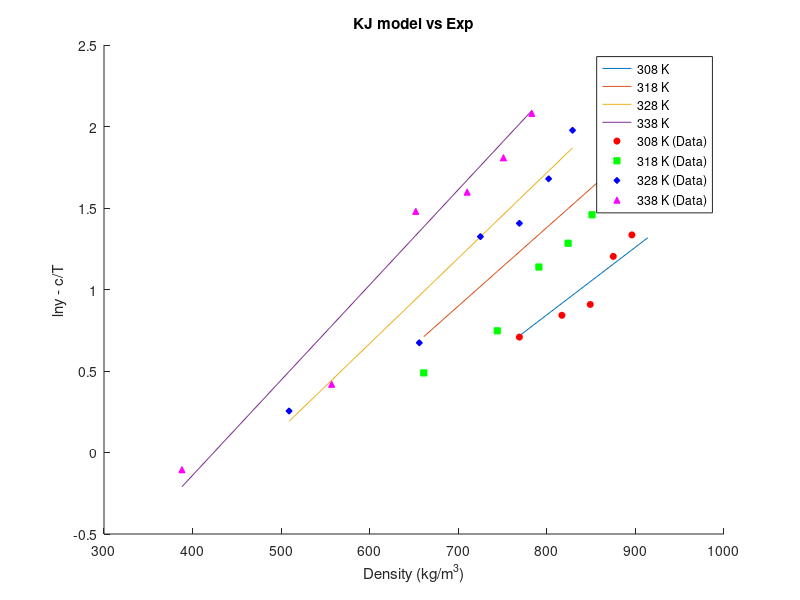
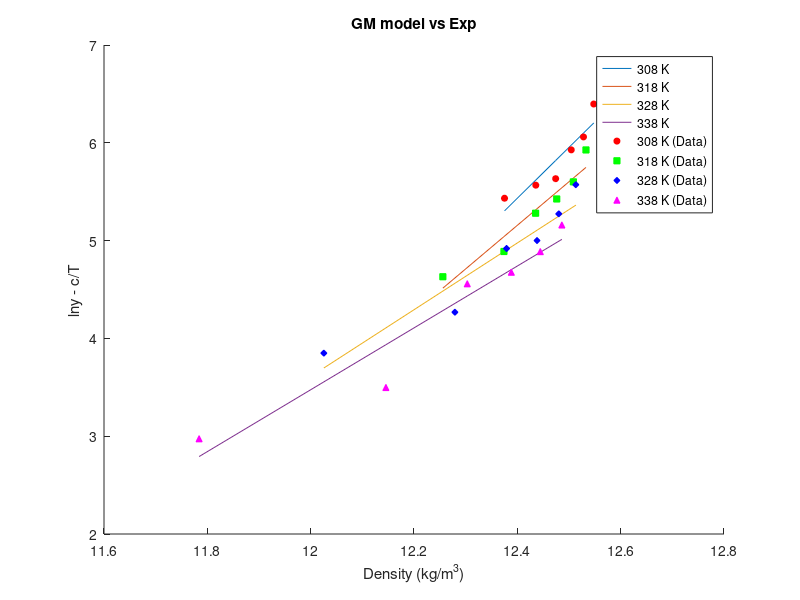
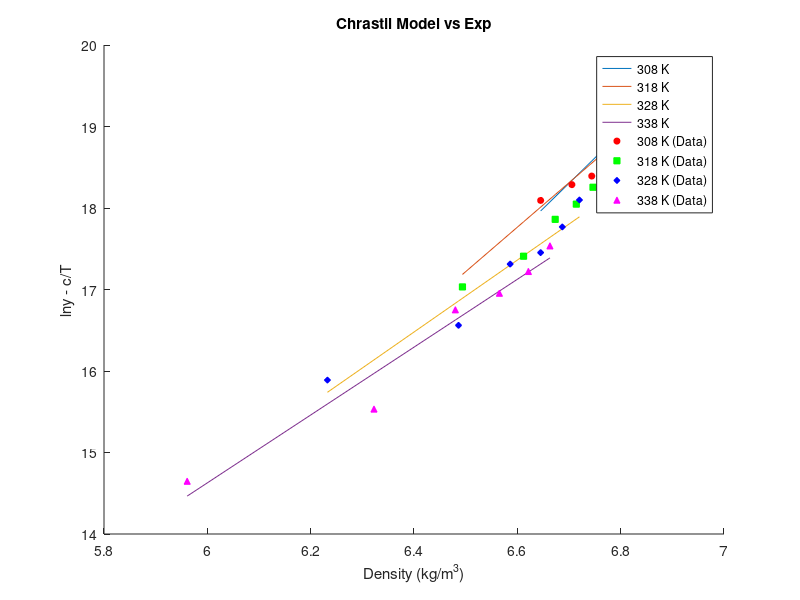
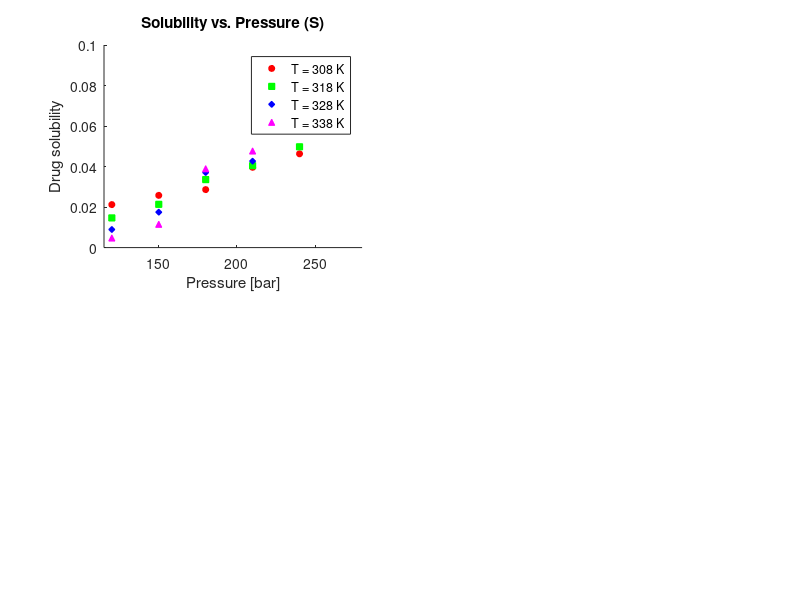

These figures' MATLAB source, in order: (Note: this script raises an error after producing the figures.)
clear;
% SC CO2 Thermo info
T_c_CO2 = 304.18;       % Critical Temp [Kelvin]
P_c_CO2 = 73.8;         % Critical Pressure [bar]
omega_CO2 = 0.225;      % Omega [-]

% Drug Thermo info
T_c_drug = 1149.5;      % Critical Temp [Kelvin]
P_c_drug = 10.57;       % Critical Pressure [bar]
omega_drug = 2.0964;    % Omega [-]

% Genral info
T = [308 318 328 338];              % Temp range

k_ij = [0.103 0.117 0.126 0.134];   % Binary interaction parameter for PR/KM EoS
R = 8.314;                          % Gas Constant [J/mol·K]

Mw_drug = 598.5;
Mw_CO2 = 44.01;
Mw_methanol = 32.04;

P = [120 150 180 210 240 270];                      % Pressure [bar]

rho_CO2 =   [769 817 849 875 896 914;
            661 744 791 824 851 872;
            509 656 725 769 802 829;
            388 557 652 710 751 783];               % Density [kg/m3]

y_1 =   [2.03 2.32 2.48 3.33 3.80 5.32;
        1.63 2.11 3.12 3.61 4.30 5.96;
        1.29 1.96 3.76 4.08 5.36 7.22;
        0.90 1.52 4.39 4.94 6.10 8.01]/10^6;        % mole fraction

y_b =   [2.03 2.32 2.48 3.33 3.80 5.32;
        1.63 2.11 3.12 3.61 4.30 5.96;
        1.29 1.96 3.76 4.08 5.36 7.22;
        0.90 1.52 4.39 4.94 6.10 8.01];        % mole fraction

S = zeros(4,6);
for j=1:4
    for i=1:6
        S(j,i) = (rho_CO2(j,i) * y_1(j,i) * Mw_drug)/(Mw_CO2 * (1 - y_1(j,i)));
    end
end
% S = S*100;
% C_drug = [0.021 0.026 0.029 0.039 0.046 0.066];     % solubility or concentration [g/L]


y_a = y_b/10^6;

ln_y_b = log(y_b);
ln_y_a = log(y_a);

% KJ Model info
a_KJ = -2.4761;
b_KJ = [0.0041509,0.0048209,0.0052409,0.0058409];
c_KJ = -4550.5306;

ln_y_KJ = zeros(4,6);
ln_y_KJ_cT = zeros(4,6);

for n=1:4
    for i=1:6
        ln_y_KJ(n,i) = a_KJ + b_KJ(n)*rho_CO2(n,i) + c_KJ/T(n);
        ln_y_KJ_cT(n,i) = ln_y_KJ(n,i) - c_KJ/T(n);

    end
end

figure(1);
hold on;

% Plot lines
plot(rho_CO2(1,:), ln_y_KJ_cT(1,:), 'DisplayName', '308 K');
plot(rho_CO2(2,:), ln_y_KJ_cT(2,:), 'DisplayName', '318 K');
plot(rho_CO2(3,:), ln_y_KJ_cT(3,:), 'DisplayName', '328 K');
plot(rho_CO2(4,:), ln_y_KJ_cT(4,:), 'DisplayName', '338 K');

% Scatter points
scatter(rho_CO2(1,:), ln_y_b(1,:), 20, 'r', 'o', 'MarkerFaceColor', 'r', 'DisplayName', '308 K (Data)');
scatter(rho_CO2(2,:), ln_y_b(2,:), 20, 'g', 's', 'MarkerFaceColor', 'g', 'DisplayName', '318 K (Data)');
scatter(rho_CO2(3,:), ln_y_b(3,:), 20, 'b', 'd', 'MarkerFaceColor', 'b', 'DisplayName', '328 K (Data)');
scatter(rho_CO2(4,:), ln_y_b(4,:), 20, 'm', '^', 'MarkerFaceColor', 'm', 'DisplayName', '338 K (Data)');

xlabel('Density (kg/m^3)');
ylabel('lny - c/T');

legend('Location', 'best');
title('KJ model vs Exp');



% GM Model info
a_GM = [-59.074,-50.113,-37.359,-34.48];
b_GM = -5710.4987;
c_GM = [5.2022,4.4572,3.4141,3.1629];

ln_y_GM = zeros(4,6);
y_axis = zeros(4,6);
x_axis = zeros(4,6);

y_GM = zeros(4,6);
for n=1:4
    for i=1:6
        ln_y_GM(n,i) = a_GM(n) + b_GM/T(n) + c_GM(n)*log(rho_CO2(n,i)*T(n));
        y_axis(n,i) = ln_y_GM(n,i) - b_GM/T(n);
        x_axis(n,i) = log(rho_CO2(n,i)*T(n));
        y_GM(n,i) = ln_y_a(n,i) - b_GM/T(n);
    end
end 

figure(2);
hold on;

% Plot lines
plot(x_axis(1,:), y_axis(1,:), 'DisplayName', '308 K');
plot(x_axis(2,:), y_axis(2,:), 'DisplayName', '318 K');
plot(x_axis(3,:), y_axis(3,:), 'DisplayName', '328 K');
plot(x_axis(4,:), y_axis(4,:), 'DisplayName', '338 K');

% Scatter points
scatter(x_axis(1,:), y_GM(1,:), 20, 'r', 'o', 'MarkerFaceColor', 'r', 'DisplayName', '308 K (Data)');
scatter(x_axis(2,:), y_GM(2,:), 20, 'g', 's', 'MarkerFaceColor', 'g', 'DisplayName', '318 K (Data)');
scatter(x_axis(3,:), y_GM(3,:), 20, 'b', 'd', 'MarkerFaceColor', 'b', 'DisplayName', '328 K (Data)');
scatter(x_axis(4,:), y_GM(4,:), 20, 'm', '^', 'MarkerFaceColor', 'm', 'DisplayName', '338 K (Data)');

xlabel('Density (kg/m^3)');
ylabel('lny - c/T');

legend('Location', 'best');
title('GM model vs Exp');


% Chrastil Model info
a_Chrastil = [6.2022, 5.4572, 4.41441, 4.1629];
b_Chrastil = [-23.251, -18.253, -11.774, -10.35];
c_Chrastil = -6759.0921;

lnS = zeros(4,6);
lnS_cT = zeros(4,6);
ln_rho = log(rho_CO2);
lnS_exp = log(S);
lnS_exp_cT = zeros(4,6);
for n=1:4
    for i=1:6
        lnS(n,i) = a_Chrastil(n)*log(rho_CO2(n,i)) + b_Chrastil(n) + c_Chrastil/T(n);
        lnS_cT(n,i) = lnS(n,i) - c_Chrastil/T(n);
        lnS_exp_cT (n,i) = lnS_exp (n,i) - c_Chrastil/T(n);
    end
end


figure(3);
hold on;

% Plot lines
plot(ln_rho(1,:), lnS_cT(1,:), 'DisplayName', '308 K');
plot(ln_rho(2,:), lnS_cT(2,:), 'DisplayName', '318 K');
plot(ln_rho(3,:), lnS_cT(3,:), 'DisplayName', '328 K');
plot(ln_rho(4,:), lnS_cT(4,:), 'DisplayName', '338 K');

% Scatter points
scatter(ln_rho(1,:), lnS_exp_cT(1,:), 20, 'r', 'o', 'MarkerFaceColor', 'r', 'DisplayName', '308 K (Data)');
scatter(ln_rho(2,:), lnS_exp_cT(2,:), 20, 'g', 's', 'MarkerFaceColor', 'g', 'DisplayName', '318 K (Data)');
scatter(ln_rho(3,:), lnS_exp_cT(3,:), 20, 'b', 'd', 'MarkerFaceColor', 'b', 'DisplayName', '328 K (Data)');
scatter(ln_rho(4,:), lnS_exp_cT(4,:), 20, 'm', '^', 'MarkerFaceColor', 'm', 'DisplayName', '338 K (Data)');

xlabel('Density (kg/m^3)');
ylabel('lny - c/T');

legend('Location', 'best');
title('Chrastil Model vs Exp');

% Bartle et al. Model info
% This model has an issue in the paper
a_Bartle = 13.2886;
b_Bartle = 9.0827;
c_Bartle = -6845.6966;


% Sung-Shim Model info
a_Sung = 5.7399;
b_Sung = -606.0322;
c_Sung = -447.5124;
d_Sung = -36.8120;

for n=1:4
    for i=1:6
    ln_y_Sung(n,i) = (a_Sung + (b_Sung/T(n)))*(log(rho_CO2(n,i))) + (c_Sung/T(n)) + d_Sung;
    ln_y_Sung_cT(n,i) = ln_y_Sung(n,i) - ((c_Sung/T(n)) + d_Sung);
    end
end

figure(4);
% Subplot 1: Solubility vs. Pressure (S)
subplot(2,2,1);
hold on;
scatter(P, S(1,:), 20, 'r', 'o', 'MarkerFaceColor', 'r');  
scatter(P, S(2,:), 20, 'g', 's', 'MarkerFaceColor', 'g');  
scatter(P, S(3,:), 20, 'b', 'd', 'MarkerFaceColor', 'b');  
scatter(P, S(4,:), 20, 'm', '^', 'MarkerFaceColor', 'm');  
xlabel('Pressure [bar]');
ylabel('Drug solubility');
title('Solubility vs. Pressure (S)');
legend('T = 308 K', 'T = 318 K', 'T = 328 K', 'T = 338 K');
xlim([115 280]);
ytickformat('%.2f');

% Subplot 2: Solubility vs. Pressure (y_b)
subplot(2,2,2);
hold on;
scatter(P, y_b(1,:), 20, 'r', 'o', 'MarkerFaceColor', 'r');
scatter(P, y_b(2,:), 20, 'g', 's', 'MarkerFaceColor', 'g');  
scatter(P, y_b(3,:), 20, 'b', 'd', 'MarkerFaceColor', 'b');  
scatter(P, y_b(4,:), 20, 'm', '^', 'MarkerFaceColor', 'm');  
xlabel('Pressure [bar]');
ylabel('Drug solubility');
title('Solubility vs. Pressure (y_b)');
legend('T = 308 K', 'T = 318 K', 'T = 328 K', 'T = 338 K');
xlim([115 280]);
ytickformat('%.2f');
yticks(0.4:1:8.4);

% Subplot 3: Solubility vs. Density (S)
subplot(2,2,3);
hold on;
scatter(rho_CO2(1,:), S(1,:), 20, 'r', 'o', 'MarkerFaceColor', 'r');
scatter(rho_CO2(2,:), S(2,:), 20, 'g', 's', 'MarkerFaceColor', 'g');
scatter(rho_CO2(3,:), S(3,:), 20, 'b', 'd', 'MarkerFaceColor', 'b');
scatter(rho_CO2(4,:), S(4,:), 20, 'm', '^', 'MarkerFaceColor', 'm');
xlabel('Density [kg/m3]');
ylabel('Drug solubility');
title('Solubility vs. Density (S)');
legend('T = 308 K', 'T = 318 K', 'T = 328 K', 'T = 338 K');
xlim([260 960]);

% Subplot 4: Solubility vs. Density (y_b)
subplot(2,2,4);
hold on;
scatter(rho_CO2(1,:), y_b(1,:), 20, 'r', 'o', 'MarkerFaceColor', 'r');
scatter(rho_CO2(2,:), y_b(2,:), 20, 'g', 's', 'MarkerFaceColor', 'g');
scatter(rho_CO2(3,:), y_b(3,:), 20, 'b', 'd', 'MarkerFaceColor', 'b');
scatter(rho_CO2(4,:), y_b(4,:), 20, 'm', '^', 'MarkerFaceColor', 'm');
xlabel('Density [kg/m3]');
ylabel('Drug solubility');
title('Solubility vs. Density (y_b)');
legend('T = 308 K', 'T = 318 K', 'T = 328 K', 'T = 338 K');
xlim([260 960]);
ytickformat('%.2f');
yticks(0.4:1:8.4);
